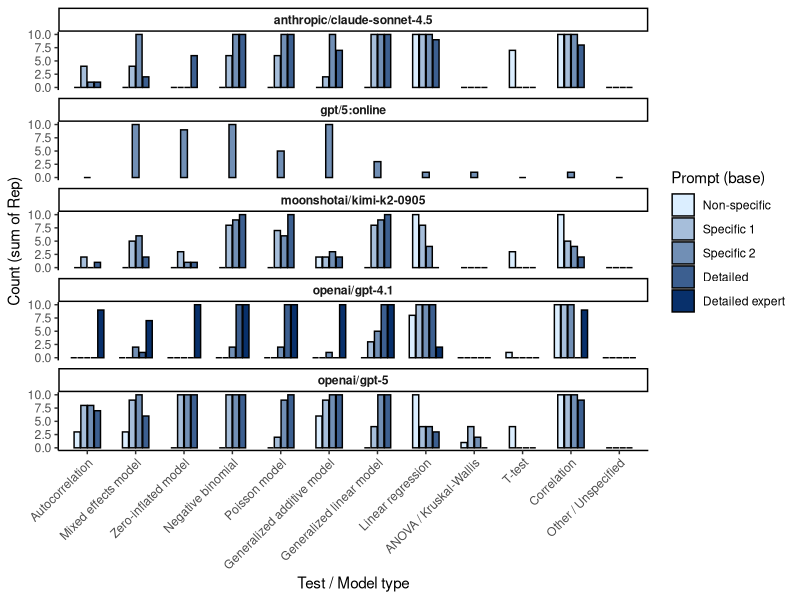
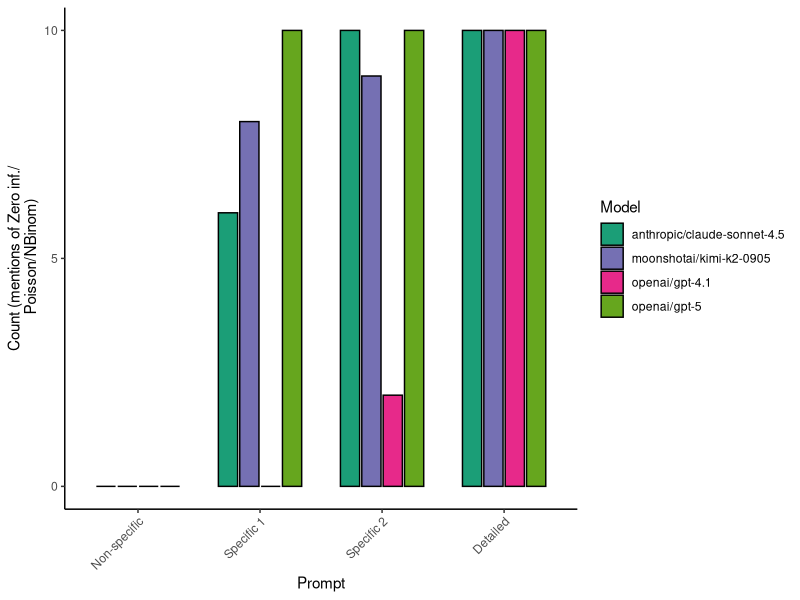
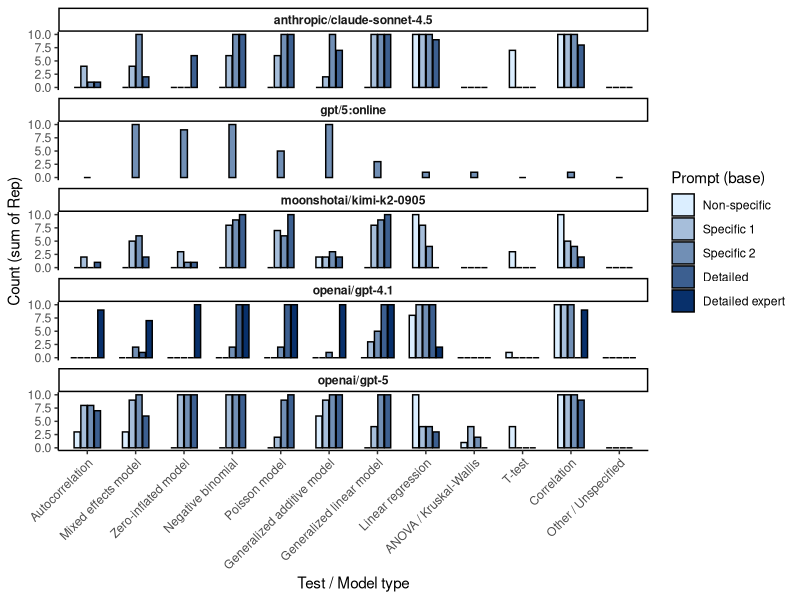
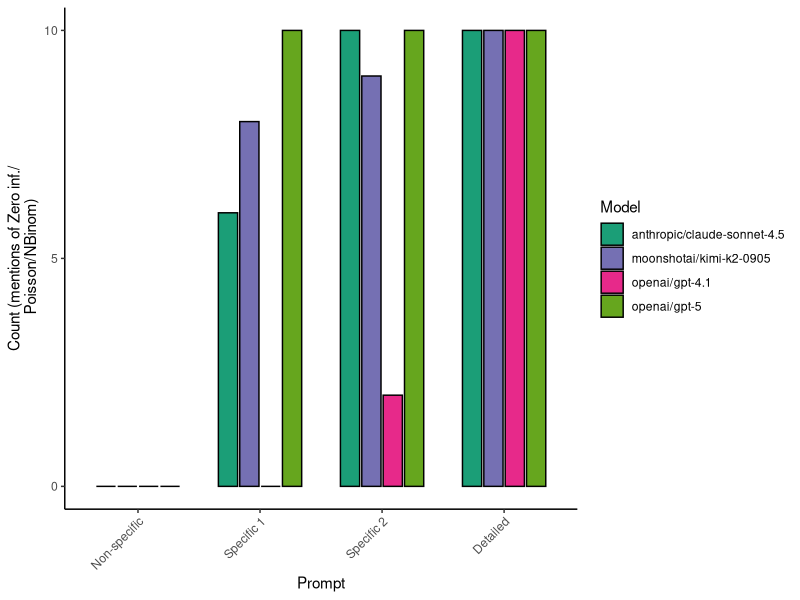

Here is the R script that generated these plots, in order:
library(tidyverse)

# Read data (expects outputs/model_prompt_comparison.csv to exist)
dat <- readr::read_csv("outputs/model_prompt_comparison.csv")

# Keywords / regex categories to search for in the `Response` field.
# We normalize case before matching and include alternative phrasings.
# The classification below assigns a single test-type to each response using
# a precedence order (specialised models first -> general tests last).

# Helper: safe lower-case string (handles NA)
safe_lower <- function(x) {
	x <- as.character(x)
	x[is.na(x)] <- ""
	tolower(x)
}

# Ensure key fields are in expected types (CSV columns are lowercase: model,prompt,response,rep,expert)
dat <- dat %>%
	mutate(
		response_lc = safe_lower(response),
		rep = as.numeric(rep),
		rep = ifelse(is.na(rep), 1, rep),
		expert = case_when(
			tolower(as.character(expert)) %in% c("true","t","1") ~ TRUE,
			tolower(as.character(expert)) %in% c("false","f","0") ~ FALSE,
			TRUE ~ as.logical(expert)
		),
		# keep the Expert-suffixed label for display, and preserve the base prompt factor for colouring/order
		Prompt2 = paste0(prompt, if_else(expert, " (Expert)", " (Not expert)"))
	)

dat$PromptBase <- factor(dat$Prompt2, labels = c("Non-specific", "Specific 1", "Specific 2", "Detailed expert", "Detailed"))
dat$PromptBase <- factor(dat$PromptBase, levels = c("Non-specific", "Specific 1", "Specific 2", "Detailed", "Detailed expert"))

# --- NEW: multi-label detection patterns and mention columns ---
# Define regex patterns matching the earlier classify_response rules, in same order as test_levels
patterns <- c(
		"auto[- ]?correl|autocorrel|durbin[- ]?watson",
		"mixed[- ]?effect|mixed effects|random[- ]?effect|multilevel|hierarchical|lme|lmer|mixed model",
	"zero[- ]?inflat|zero inflat|zero[- ]?inflation|hurdle|zinb",
	"negative[- ]?binom|neg[- ]?binom|nbinom|negative binomial",
	"poisson( regression)?\\b|poisson glm|poisson model",
	"\\bgam\\b|generalized additive model|generalised additive model|additive model",
	"\\bglm\\b|generalized linear model|generalised linear model|logistic regression|binomial regression|quasi-",
	"linear regression|regression(?!.*glm)|\\blm\\b|ordinary least squares|ols\\b",
	"anova|analysis of variance|\\bkruskal|friedman test|repeated measures anova",
	"t[- ]?test|ttest|paired t|welch",
	"correlat|pearson|spearman|kendall|\\bcor\\b",
	""  # placeholder for "Other / Unspecified" handled below
)

# Define test levels in same order as patterns
test_levels <- c(
	"Autocorrelation",
	"Mixed effects model",
	"Zero-inflated model",
	"Negative binomial",
	"Poisson model",
	"Generalized additive model",
	"Generalized linear model",
	"Linear regression",
	"ANOVA / Kruskal-Wallis",
	"T-test",
	"Correlation",
	"Other / Unspecified"
)

# helper to make safe column names for each test level
sanitize <- function(x) {
  x <- make.names(x)            # converts to syntactically valid names
  x <- gsub("\\.+", "_", x)    # collapse dots to underscores for readability
  x
}
mention_cols <- sanitize(test_levels)

# add mention columns (0/1) to dat based on the patterns; Other/Unspecified set if no other pattern matched
for (i in seq_along(test_levels)) {
  col <- mention_cols[i]
  if (i < length(test_levels)) {
    pat <- patterns[i]
    dat[[col]] <- as.integer(str_detect(dat$response_lc, regex(pat, ignore_case = TRUE)))
  } else {
    # Other: set to 1 only when none of the previous mention cols matched
    prev_cols <- mention_cols[1:(length(mention_cols)-1)]
    dat[[col]] <- as.integer(rowSums(as.data.frame(dat[prev_cols])) == 0)
  }
}

# Summarise counts by Model, Prompt2 and TestType summing Rep as requested
# Convert mention columns to long form so each mention is counted (rep * mention_flag)
summary_df <- dat %>%
	select(-response, - response_lc) %>% 
	pivot_longer(cols = all_of(mention_cols), names_to = "MentionCol", values_to = "MentionFlag") %>%
	# filter(model == "anthropic/claude-sonnet-4.5" & Prompt2 == "prompt1 (Not expert)") 
	group_by(model, PromptBase, MentionCol) %>%
	summarise(Count = sum(MentionFlag, na.rm = TRUE), .groups = "drop") %>%
	# Ensure x-axis uses test_levels labels and preserves their order
	mutate(MentionCol = factor(MentionCol, levels = mention_cols, labels = test_levels))

# define a light->dark blue palette with same order as levels(dat$prompt2)
palette_base <- colorRampPalette(c("#dbeeff", "#08306b"))(nlevels(dat$PromptBase))
names(palette_base) <- levels(dat$PromptBase)

# Plot: one panel per Model, x = TestType, y = Count, color by PromptBase (ordered as in line 18)
plot_file <- "outputs/test_type_barchart.png"

g <- ggplot(summary_df, aes(x = MentionCol, y = Count, fill = PromptBase)) +
	geom_col(position = position_dodge2(preserve = "single"), colour = "black", width = 0.7) +
	facet_wrap(~model, ncol = 1, scales = "free_y") +
	scale_fill_manual(values = palette_base, breaks = levels(dat$PromptBase), name = "Prompt (base)") +
	labs(x = "Test / Model type", y = "Count (sum of Rep)", fill = "Prompt") +
	theme_classic() +
	theme(
		axis.text.x = element_text(angle = 45, hjust = 1),
		strip.text = element_text(face = "bold")
	)
g
# Save plot
ggsave(plot_file, g, width = 9, height = 12, dpi = 300)


# count rows that mention at least one of Zero-inflated / Poisson / Negative binomial ---

  # pick the sanitized column names for the three tests
  target_tests <- c("Zero-inflated model", "Negative binomial", "Poisson model")
  target_cols <- mention_cols[which(test_levels %in% target_tests)]

  # create per-row indicator (respecting rep as weight)
  dat <- dat %>%
    mutate(any_zpn = as.integer(rowSums(across(all_of(target_cols)))>0))

  # summarise: for each model × PromptBase count how many (weighted by rep) had at least one mention
  summary_zpn <- dat %>%
    group_by(model, PromptBase) %>%
    summarise(Count = sum(any_zpn, na.rm = TRUE), .groups = "drop") %>%
    # ensure prompt order preserved
    mutate(PromptBase = factor(PromptBase, levels = levels(dat$PromptBase)))

  # Plot: prompts on x-axis, models as discrete colours
  plot_file2 <- "outputs/zero_poisson_nbinom_by_prompt.png"

library(RColorBrewer)
model_levels <- unique(summary_zpn$model)
palette_models <- brewer.pal(max(3, length(model_levels)), "Dark2")[seq_along(model_levels)]
names(palette_models) <- model_levels

g2 <- summary_zpn %>% 
filter(PromptBase != "Detailed expert") %>%
filter(!grepl("online", model)) %>% 
ggplot(aes(x = PromptBase, y = 10)) +
	geom_col(aes(y = Count, fill = model), colour = "black", width = 0.7, position = position_dodge2(preserve = "single")) +
	scale_fill_manual(values = palette_models, name = "Model") +
	labs(x = "Prompt", y = "Count (mentions of Zero inf./\n Poisson/NBinom)", fill = "Model") +
	scale_y_continuous(breaks = c(0, 5, 10)) +
	theme_classic() +
	theme(axis.text.x = element_text(angle = 45, hjust = 1), strip.text = element_text(face = "bold"))

g2

ggsave(plot_file2, g2, width = 8, height = 4, dpi = 300)
 
